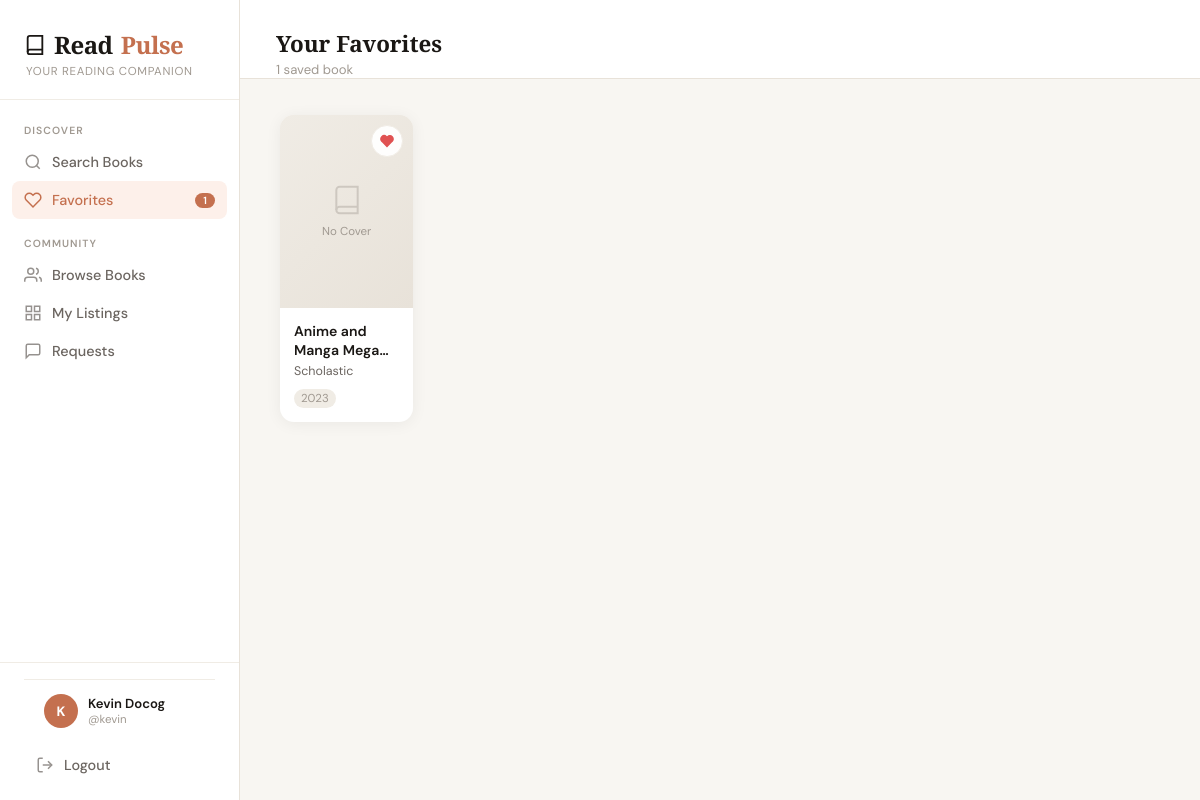
Screenshot of /favorites/ (signed in) with the database file from the repository.
### books/models.py (models this page shows, shortened)
class FavoriteBook(models.Model):
    user = models.ForeignKey(User, on_delete=models.CASCADE, related_name='favorites', null=True, blank=True)
    google_books_id = models.CharField(max_length=100)
    title = models.CharField(max_length=500)
    authors = models.CharField(max_length=500, blank=True, default='')
    description = models.TextField(blank=True, default='')
    thumbnail = models.TextField(blank=True, default='')
    published_date = models.CharField(max_length=50, blank=True, default='')
    page_count = models.IntegerField(null=True, blank=True)
    categories = models.CharField(max_length=500, blank=True, default='')
    average_rating = models.FloatField(null=True, blank=True)
    created_at = models.DateTimeField(auto_now_add=True)
    class Meta:
        ordering = ['-created_at']
        unique_together = ('user', 'google_books_id')

### books/views.py (the view)
# urls.py: path('favorites/', views.favorites_page, name='favorites'),
@login_required
def favorites_page(request):
    favorites = FavoriteBook.objects.filter(user=request.user)
    return render(request, 'books/favorites.html', {
        'favorites': favorites,
        'fav_count': favorites.count(),
    })

### templates/books/favorites.html (shortened to what this page needs)
{% extends "books/base.html" %}
{% load static %}
{% block content %}
<div class="topbar">
  <div>
    <div class="topbar-title">Your Favorites</div>
    <div class="topbar-subtitle">
      <span id="fav-count">{{ favorites|length }}</span> saved book{{ favorites|length|pluralize }}
    </div>
  </div>
</div>
<div class="page-content">
  <div id="fav-area">
    {% if favorites %}
    <div class="fav-grid" id="fav-grid">
      {% for book in favorites %}
      <div class="fav-card" data-id="{{ book.google_books_id }}">
        <button class="remove-btn" data-id="{{ book.google_books_id }}" aria-label="Remove from favorites" title="Remove">
          <svg viewBox="0 0 24 24" fill="none" stroke="currentColor" stroke-width="2.5" stroke-linecap="round">
            <path d="M20.84 4.61a5.5 5.5 0 0 0-7.78 0L12 5.67l-1.06-1.06a5.5 5.5 0 0 0-7.78 7.78l1.06 1.06L12 21.23l7.78-7.78 1.06-1.06a5.5 5.5 0 0 0 0-7.78z"
              fill="#e05252" stroke="#e05252"/>
          </svg>
        </button>
        <a href="/books/{{ book.google_books_id }}/" class="book-card-link" aria-label="View details for {{ book.title }}">
          <div class="book-cover">
          </div>
          <div class="book-info">
            <div class="book-title">{{ book.title }}</div>
            {% if book.authors %}
            <div class="book-author">{{ book.authors }}</div>
            {% endif %}
            <div class="book-meta">
              {% if book.published_date %}
              <span class="book-year">{{ book.published_date|slice:":4" }}</span>
              {% endif %}
            </div>
          </div>
        </a>
      </div>
      {% endfor %}
    </div>
    {% else %}
    <div class="status-msg">
      <span class="status-icon">🤍</span>
      <p>Your favorites list is empty.</p>
      <p class="status-hint"><a href="/" style="color:var(--accent)">Search for books</a> and tap the heart to save them here.</p>
    </div>
    {% endif %}
  </div>
</div>
{% endblock %}

### templates/books/base.html (shortened to what this page needs)
{% load static %}
{% load pwa %}
<!DOCTYPE html>
<html lang="en">
<head>
  <link rel="stylesheet" href="{% static 'css/main.css' %}?v=3">
</head>
<body>
<aside class="sidebar">
  <div class="sidebar-logo">
    <a href="/" class="logo-mark">
      <svg width="22" height="22" viewBox="0 0 24 24" fill="none" stroke="currentColor" stroke-width="2">
        <path d="M4 19.5A2.5 2.5 0 0 1 6.5 17H20"/>
        <path d="M6.5 2H20v20H6.5A2.5 2.5 0 0 1 4 19.5v-15A2.5 2.5 0 0 1 6.5 2z"/>
      </svg>
      Read<span>Pulse</span>
    </a>
    <div class="logo-sub">Your reading companion</div>
  </div>
  <nav class="sidebar-nav">
    <div class="nav-label">Discover</div>
    <a href="/" class="nav-item {% if request.resolver_match.url_name == 'search' %}active{% endif %}">
      <svg class="nav-icon" viewBox="0 0 24 24" fill="none" stroke="currentColor" stroke-width="2">
        <circle cx="11" cy="11" r="8"/><path d="m21 21-4.35-4.35"/>
      </svg>
      Search Books
    </a>
    <a href="/favorites/" class="nav-item {% if request.resolver_match.url_name == 'favorites' %}active{% endif %}">
      <svg class="nav-icon" viewBox="0 0 24 24" fill="none" stroke="currentColor" stroke-width="2">
        <path d="M20.84 4.61a5.5 5.5 0 0 0-7.78 0L12 5.67l-1.06-1.06a5.5 5.5 0 0 0-7.78 7.78l1.06 1.06L12 21.23l7.78-7.78 1.06-1.06a5.5 5.5 0 0 0 0-7.78z"/>
      </svg>
      Favorites
      {% if fav_count %}
      <span class="fav-badge">{{ fav_count }}</span>
      {% endif %}
    </a>
    <div class="nav-label" style="margin-top:18px;">Community</div>
    <a href="/community/" class="nav-item {% if request.resolver_match.url_name == 'community' %}active{% endif %}">
      <svg class="nav-icon" viewBox="0 0 24 24" fill="none" stroke="currentColor" stroke-width="2">
        <path d="M17 21v-2a4 4 0 0 0-4-4H5a4 4 0 0 0-4 4v2"/>
        <circle cx="9" cy="7" r="4"/>
        <path d="M23 21v-2a4 4 0 0 0-3-3.87"/>
        <path d="M16 3.13a4 4 0 0 1 0 7.75"/>
      </svg>
      Browse Books
    </a>
    <a href="/my-listings/" class="nav-item {% if request.resolver_match.url_name == 'my_listings' %}active{% endif %}">
      <svg class="nav-icon" viewBox="0 0 24 24" fill="none" stroke="currentColor" stroke-width="2">
        <rect x="3" y="3" width="7" height="7"/><rect x="14" y="3" width="7" height="7"/>
        <rect x="14" y="14" width="7" height="7"/><rect x="3" y="14" width="7" height="7"/>
      </svg>
      My Listings
    </a>
    <a href="/requests/" class="nav-item {% if request.resolver_match.url_name == 'requests' %}active{% endif %}">
      <svg class="nav-icon" viewBox="0 0 24 24" fill="none" stroke="currentColor" stroke-width="2">
        <path d="M21 15a2 2 0 0 1-2 2H7l-4 4V5a2 2 0 0 1 2-2h14a2 2 0 0 1 2 2z"/>
      </svg>
      Requests
    </a>
  </nav>
  <div class="sidebar-footer">
    {% if user.is_authenticated %}
      <div class="sidebar-user">
        <div class="sidebar-user-avatar">{{ user.username|slice:":1"|upper }}</div>
        <div class="sidebar-user-info">
          <div class="sidebar-user-name">{{ user.get_full_name|default:user.username }}</div>
          <div class="sidebar-user-sub">@{{ user.username }}</div>
        </div>
      </div>
      <a href="{% url 'account_logout' %}" class="nav-item logout-link">
        <svg class="nav-icon" viewBox="0 0 24 24" fill="none" stroke="currentColor" stroke-width="2">
          <path d="M9 21H5a2 2 0 0 1-2-2V5a2 2 0 0 1 2-2h4"/>
          <polyline points="16 17 21 12 16 7"/>
          <line x1="21" y1="12" x2="9" y2="12"/>
        </svg>
        Logout
      </a>
    {% else %}
      <a href="{% url 'account_login' %}" class="nav-item">Login</a>
    {% endif %}
  </div>
</aside>
<main class="main">
  {% block content %}{% endblock %}
</main>
</body>
</html>

### rows the page displays
FavoriteBook: title "Anime and Manga…", authors "Scholastic", published_date "2023"

### other values shown
{{ fav_count }} "1"
{{ user.username|slice:":1"|upper }} "K"
{{ user.get_full_name|default:user.username }} "Kevin Docog"
{{ user.username }} "kevin"
{{ favorites|length }} "1"
